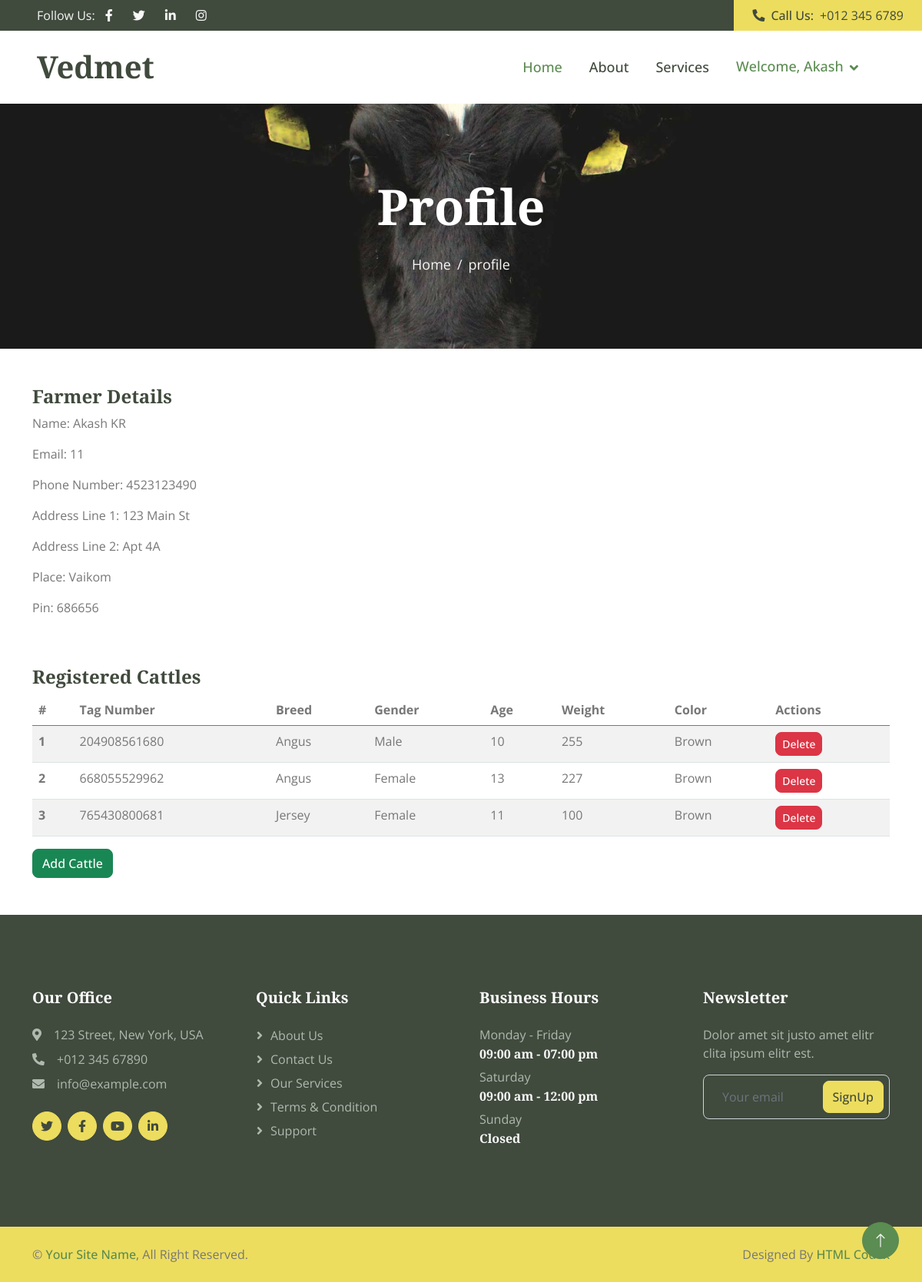
The page /profile/ (signed in) on the database its author committed.
### myapp/models.py (models this page shows, shortened)
class Farmer(models.Model):
    firstname = models.CharField(max_length=28)
    lastname = models.CharField(max_length=28)
    email = models.CharField(max_length=28, unique=True)
    phonenumber = models.CharField(max_length=28)
    addressline1 = models.CharField(max_length=28)
    addressline2 = models.CharField(max_length=28)
    place = models.CharField(max_length=28)
    pin = models.CharField(max_length=28)
    password = models.CharField(max_length=28)

class Cattle(models.Model):
    tagno = models.CharField(max_length=12, unique=True)
    breed = models.CharField(max_length=50)
    gender = models.CharField(max_length=10)
    dob = models.DateField(default=date.today)
    age = models.IntegerField(default=0)
    age_years = models.IntegerField(default=0)
    weight = models.IntegerField()
    color = models.CharField(max_length=50)
    owner = models.ForeignKey(Farmer, on_delete=models.CASCADE)

### myapp/views.py (the view)
# urls.py: path('profile/',views.profile),
def profile(request):
    username = request.session.get('username')
    if not username:
        messages.error(request, 'You must be logged in to access this page.')
        return redirect('/signin/')
    farmer_id = request.session.get('id')
    farmer = Farmer.objects.get(id=farmer_id)
    cattles = Cattle.objects.filter(owner=farmer)
    return render(request, "profile.html", {'farmer': farmer, 'cattles': cattles})

### myapp/templates/profile.html (shortened to what this page needs)
{% load static %}
<!DOCTYPE html>
<html lang="en">
<head>
    <link href="https://cdnjs.cloudflare.com/ajax/libs/font-awesome/5.10.0/css/all.min.css" rel="stylesheet">
    <link href="https://cdn.jsdelivr.net/npm/bootstrap-icons@1.4.1/font/bootstrap-icons.css" rel="stylesheet">
    <link href="{% static 'lib/animate/animate.min.css' %}" rel="stylesheet">
    <link href="{% static 'lib/owlcarousel/assets/owl.carousel.min.css' %}" rel="stylesheet">
    <link href="{% static 'lib/lightbox/css/lightbox.min.css' %}" rel="stylesheet">
    <link href="{% static 'css/bootstrap.min.css' %}" rel="stylesheet">
    <link href="{% static 'css/style.css' %}" rel="stylesheet">
</head>
<body>
{% if not request.session.id %}
<div class="container-fluid bg-dark px-0">
    <div class="row g-0 d-none d-lg-flex">
        <div class="col-lg-6 ps-5 text-start">
            <div class="h-100 d-inline-flex align-items-center text-light">
            <a href="/reg/" class="btn btn-link text-light">REGISTRATION</a>
            <a href="/signin/" class="btn btn-link text-light">SIGN IN</a>
            </div>
        </div>
        <div class="col-lg-6 text-end">
            <div class="h-100 bg-secondary d-inline-flex align-items-center text-dark py-2 px-4">
                <span class="me-2 fw-semi-bold"><i class="fa fa-phone-alt me-2"></i>Call Us:</span>
                <span>+012 345 6789</span>
            </div>
        </div>
    </div>
</div>
{% else %}
<div class="container-fluid bg-dark px-0">
    <div class="row g-0 d-none d-lg-flex">
        <div class="col-lg-6 ps-5 text-start">
            <div class="h-100 d-inline-flex align-items-center text-light">
                <span>Follow Us:</span>
                <a class="btn btn-link text-light" href=""><i class="fab fa-facebook-f"></i></a>
                <a class="btn btn-link text-light" href=""><i class="fab fa-twitter"></i></a>
                <a class="btn btn-link text-light" href=""><i class="fab fa-linkedin-in"></i></a>
                <a class="btn btn-link text-light" href=""><i class="fab fa-instagram"></i></a>
            </div>
        </div>
        <div class="col-lg-6 text-end">
            <div class="h-100 bg-secondary d-inline-flex align-items-center text-dark py-2 px-4">
                <span class="me-2 fw-semi-bold"><i class="fa fa-phone-alt me-2"></i>Call Us:</span>
                <span>+012 345 6789</span>
            </div>
        </div>
    </div>
</div>
{% endif %}
<nav class="navbar navbar-expand-lg bg-white navbar-light sticky-top px-4 px-lg-5">
    <a href="{% url 'index' %}" class="navbar-brand d-flex align-items-center">
        <h1 class="m-0">Vedmet</h1>
    </a>
    <div class="collapse navbar-collapse" id="navbarCollapse">
        <div class="navbar-nav ms-auto p-4 p-lg-0">
            <a href="{% url 'index' %}" class="nav-item nav-link active">Home</a>
            <a href="/ab/" class="nav-item nav-link">About</a>
            <a href="/service/" class="nav-item nav-link">Services</a>
        </div>
        {% if request.session.id %}
        <div class="navbar-nav">
             <div class="nav-item dropdown">
                <a href="#" class="nav-link dropdown-toggle active" data-bs-toggle="dropdown">Welcome, {{ request.session.firstname }}</a>
            </div>
        </div>
        {% endif %}
    </div>
</nav>
    <div class="container-fluid page-header py-5 mb-5 wow fadeIn" data-wow-delay="0.1s">
        <div class="container text-center py-5">
            <h1 class="display-3 text-white mb-4 animated slideInDown">Profile</h1>
            <nav aria-label="breadcrumb animated slideInDown">
                <ol class="breadcrumb justify-content-center mb-0">
                    <li class="breadcrumb-item"><a href="#">Home</a></li>
                    <li class="breadcrumb-item active" aria-current="page">profile</li>
                </ol>
            </nav>
        </div>
    </div>
<div class="container">
  <div class="row">
    <div class="col-md-6">
      <h4>Farmer Details</h4>
      <p>Name: {{ farmer.firstname }} {{ farmer.lastname }}</p>
      <p>Email: {{ request.session.username }}</p>
      <p>Phone Number: {{ farmer.phonenumber }}</p>
      <p>Address Line 1: {{ farmer.addressline1 }}</p>
      <p>Address Line 2: {{ farmer.addressline2 }}</p>
      <p>Place: {{ farmer.place }}</p>
      <p>Pin: {{ farmer.pin }}</p>
    </div>
  </div>
</div>
<div class="container mt-5">
  <div class="row">
    <div class="col-md-12">
      <h4>Registered Cattles</h4>
      <table class="table table-striped">
        <thead>
          <tr>
            <th scope="col">#</th>
            <th scope="col">Tag Number</th>
            <th scope="col">Breed</th>
            <th scope="col">Gender</th>
            <th scope="col">Age</th>
            <th scope="col">Weight</th>
            <th scope="col">Color</th>
            <th scope="col">Actions</th>
          </tr>
        </thead>
        <tbody>
          {% for cattle in cattles %}
          <tr>
            <th scope="row">{{ forloop.counter }}</th>
            <td>{{ cattle.tagno }}</td>
            <td>{{ cattle.breed }}</td>
            <td>{{ cattle.gender }}</td>
            <td>{{ cattle.age }}</td>
            <td>{{ cattle.weight }}</td>
            <td>{{ cattle.color }}</td>
                <td>
      <form method="POST" action="{% url 'delete_cattle' cattle.id %}">
        <button type="submit" class="btn btn-danger btn-sm">Delete</button>
      </form>
    </td>
          </tr>
          {% empty %}
          <tr>
            <td colspan="8" class="text-center">No cattles registered yet.</td>
          </tr>
          {% endfor %}
        </tbody>
      </table>
      <a href="/catreg/" class="btn btn-success">Add Cattle</a>
    </div>
  </div>
</div>
    <div class="container-fluid bg-dark footer mt-5 py-5 wow fadeIn" data-wow-delay="0.1s">
        <div class="container py-5">
            <div class="row g-5">
                <div class="col-lg-3 col-md-6">
                    <h5 class="text-white mb-4">Our Office</h5>
                    <p class="mb-2"><i class="fa fa-map-marker-alt me-3"></i>123 Street, New York, USA</p>
                    <p class="mb-2"><i class="fa fa-phone-alt me-3"></i>+012 345 67890</p>
                    <p class="mb-2"><i class="fa fa-envelope me-3"></i>info@example.com</p>
                    <div class="d-flex pt-3">
                        <a class="btn btn-square btn-secondary rounded-circle me-2" href=""><i class="fab fa-twitter"></i></a>
                        <a class="btn btn-square btn-secondary rounded-circle me-2" href=""><i class="fab fa-facebook-f"></i></a>
                        <a class="btn btn-square btn-secondary rounded-circle me-2" href=""><i class="fab fa-youtube"></i></a>
                        <a class="btn btn-square btn-secondary rounded-circle me-2" href=""><i class="fab fa-linkedin-in"></i></a>
                    </div>
                </div>
                <div class="col-lg-3 col-md-6">
                    <h5 class="text-white mb-4">Quick Links</h5>
                    <a class="btn btn-link" href="">About Us</a>
                    <a class="btn btn-link" href="">Contact Us</a>
                    <a class="btn btn-link" href="">Our Services</a>
                    <a class="btn btn-link" href="">Terms & Condition</a>
                    <a class="btn btn-link" href="">Support</a>
                </div>
                <div class="col-lg-3 col-md-6">
                    <h5 class="text-white mb-4">Business Hours</h5>
                    <p class="mb-1">Monday - Friday</p>
                    <h6 class="text-light">09:00 am - 07:00 pm</h6>
                    <p class="mb-1">Saturday</p>
                    <h6 class="text-light">09:00 am - 12:00 pm</h6>
                    <p class="mb-1">Sunday</p>
                    <h6 class="text-light">Closed</h6>
                </div>
                <div class="col-lg-3 col-md-6">
                    <h5 class="text-white mb-4">Newsletter</h5>
                    <p>Dolor amet sit justo amet elitr clita ipsum elitr est.</p>
                    <div class="position-relative w-100">
                        <input class="form-control bg-transparent w-100 py-3 ps-4 pe-5" type="text" placeholder="Your email">
                        <button type="button" class="btn btn-secondary py-2 position-absolute top-0 end-0 mt-2 me-2">SignUp</button>
                    </div>
                </div>
            </div>
        </div>
    </div>
    <div class="container-fluid bg-secondary text-body copyright py-4">
        <div class="container">
            <div class="row">
                <div class="col-md-6 text-center text-md-start mb-3 mb-md-0">
                    &copy; <a class="fw-semi-bold" href="#">Your Site Name</a>, All Right Reserved.
                </div>
                <div class="col-md-6 text-center text-md-end">
                    Designed By <a class="fw-semi-bold" href="https://htmlcodex.com">HTML Codex</a>
                </div>
            </div>
        </div>
    </div>
    <a href="#" class="btn btn-lg btn-primary btn-lg-square rounded-circle back-to-top"><i class="bi bi-arrow-up"></i></a>
</body>
</html>

### vetfarm/static/css/style.css (style rules this page uses)
:root { --primary: #5B8C51; --secondary: #EDDD5E; --light: #F7F7F7; --dark: #404A3D; }
.back-to-top { position: fixed; display: none; right: 30px; bottom: 30px; z-index: 99; }
.fw-semi-bold { font-weight: 500 !important; }
.btn { transition: .5s; font-weight: 500; }
.btn-primary, .btn-outline-primary:hover { color: var(--light); }
.btn-secondary, .btn-outline-secondary:hover { color: var(--dark); }
.btn-square { width: 38px; height: 38px; }
.btn-lg-square { width: 48px; height: 48px; }
.btn-square, .btn-sm-square, .btn-lg-square { padding: 0; display: flex; align-items: center; justify-content: center; font-weight: normal; }
.navbar.sticky-top { top: -100px; transition: .5s; }
.navbar .navbar-nav .nav-link { margin-right: 35px; padding: 25px 0; color: var(--dark); font-size: 18px; font-weight: 500; outline: none; }
.navbar .navbar-nav .nav-link:hover, .navbar .navbar-nav .nav-link.active { color: var(--primary); }
.navbar .dropdown-toggle::after { border: none; content: "\f107"; font-family: "Font Awesome 5 Free"; font-weight: 900; vertical-align: middle; margin-left: 8px; }
.page-header { background: url(../img/banner.jpg) center center no-repeat; background-size: cover; }
.page-header .breadcrumb-item+.breadcrumb-item::before { color: var(--light); }
.page-header .breadcrumb-item, .page-header .breadcrumb-item a { font-size: 18px; color: var(--light); }
.footer { color: #B0B9AE; }
.footer .btn.btn-link { display: block; margin-bottom: 5px; padding: 0; text-align: left; color: #B0B9AE; font-weight: normal; text-transform: capitalize; transition: .3s; }
.footer .btn.btn-link::before { position: relative; content: "\f105"; font-family: "Font Awesome 5 Free"; font-weight: 900; margin-right: 10px; }

### rows shown on the page
Farmer: session.firstname "Akash", firstname "Akash", lastname "KR", phonenumber "4523123490", addressline1 "123 Main St", addressline2 "Apt 4A", place "Vaikom", pin "686656"
Cattle: tagno "204908561680", breed "Angus", gender "Male", age "10", weight "255", color "Brown"
Cattle: tagno "668055529962", breed "Angus", gender "Female", age "13", weight "227", color "Brown"
Cattle: tagno "765430800681", breed "Jersey", gender "Female", age "11", weight "100", color "Brown"

### other values the page prints
{{ request.session.username }} "11"
